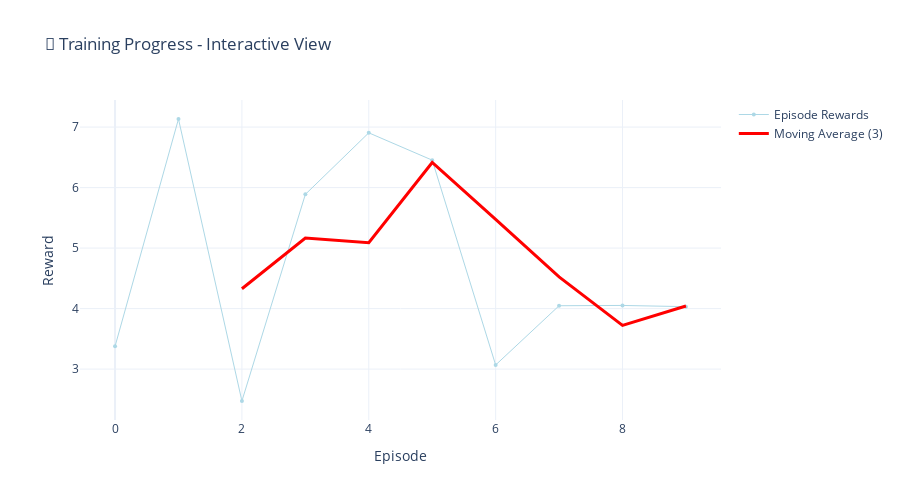

The notebook cell saved with this chart:
### Markdown cell above
## 📈 Interactive Training Progress

### Code cell
if training_history and len(training_history['episode_rewards']) > 0:
    # Create interactive training progress plot
    rewards = training_history['episode_rewards']
    episodes = list(range(len(rewards)))
    
    # Moving average for smoothing
    window = min(10, len(rewards) // 3)
    if window > 1:
        moving_avg = pd.Series(rewards).rolling(window=window).mean()
    else:
        moving_avg = rewards
    
    fig = go.Figure()
    
    # Raw rewards
    fig.add_trace(go.Scatter(
        x=episodes, y=rewards,
        mode='lines+markers',
        name='Episode Rewards',
        line=dict(color='lightblue', width=1),
        marker=dict(size=4),
        hovertemplate='Episode: %{x}<br>Reward: %{y:.3f}<extra></extra>'
    ))
    
    # Moving average
    if window > 1:
        fig.add_trace(go.Scatter(
            x=episodes, y=moving_avg,
            mode='lines',
            name=f'Moving Average ({window})',
            line=dict(color='red', width=3)
        ))
    
    fig.update_layout(
        title='🚀 Training Progress - Interactive View',
        xaxis_title='Episode',
        yaxis_title='Reward',
        hovermode='x unified',
        height=500,
        template='plotly_white'
    )
    
    fig.show()
    
    # Training statistics
    print("\n" + "="*50)
    print("📊 TRAINING STATISTICS")
    print("="*50)
    print(f"Total Episodes: {len(rewards)}")
    print(f"Final Reward: {rewards[-1]:.3f}")
    print(f"Best Reward: {max(rewards):.3f}")
    print(f"Average Reward: {np.mean(rewards):.3f}")
    print(f"Improvement: {((rewards[-1] - rewards[0]) / abs(rewards[0]) * 100 if rewards[0] != 0 else 0):.1f}%")
else:
    print("❌ No training history available. Run training first.")

### Figure 1 — Plotly figure (JSON) as saved in the notebook; plotly's stock layout.template omitted (floating-point values rounded to 4 significant figures)
{"data": [{"hovertemplate": "Episode: %{x}<br>Reward: %{y:.3f}<extra></extra>", "line": {"color": "lightblue", "width": 1}, "marker": {"size": 4}, "mode": "lines+markers", "name": "Episode Rewards", "type": "scatter", "x": [0, 1, 2, 3, 4, 5, 6, 7, 8, 9], "y": [3.377, 7.134, 2.473, 5.888, 6.905, 6.453, 3.068, 4.047, 4.052, 4.032]}, {"line": {"color": "red", "width": 3}, "mode": "lines", "name": "Moving Average (3)", "type": "scatter", "x": [0, 1, 2, 3, 4, 5, 6, 7, 8, 9], "y": [NaN, NaN, 4.328, 5.165, 5.089, 6.415, 5.476, 4.523, 3.723, 4.044]}], "layout": {"height": 500, "hovermode": "x unified", "title": {"text": "🚀 Training Progress - Interactive View"}, "xaxis": {"title": {"text": "Episode"}}, "yaxis": {"title": {"text": "Reward"}}}}
